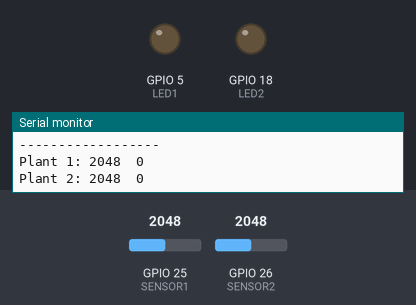
A program run on a simulated ESP32. Parts: output pins drawn as LEDs (lit = HIGH), the last lines printed to the serial monitor. The test bench sets the inputs (shaded band); at power-on: GPIO 26 (SENSOR2) = 2048, GPIO 25 (SENSOR1) = 2048.

Above: at 1.8 s.
1.9 s: GPIO 26 (SENSOR2) set to 2739
3.4 s: GPIO 26 (SENSOR2) set to 2860
At 4.9 s:
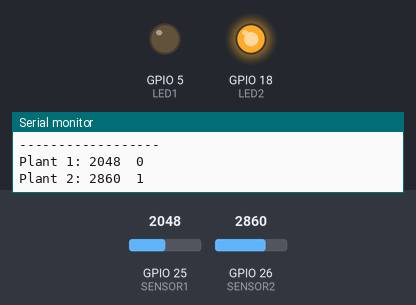
5.5 s: GPIO 25 (SENSOR1) set to 2948
7.2 s: GPIO 25 (SENSOR1) set to 3065
At 9.2 s:
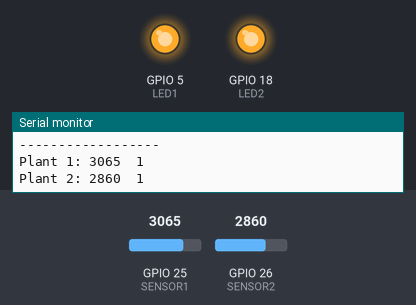
9.5 s: GPIO 26 (SENSOR2) set to 2760
At 10.8 s:
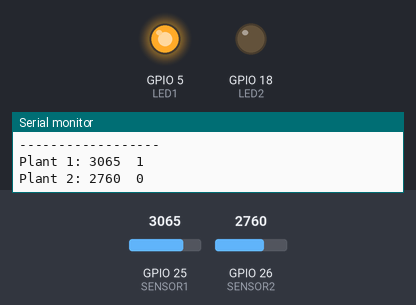
11.5 s: GPIO 26 (SENSOR2) set to 2840
At 12.4 s:
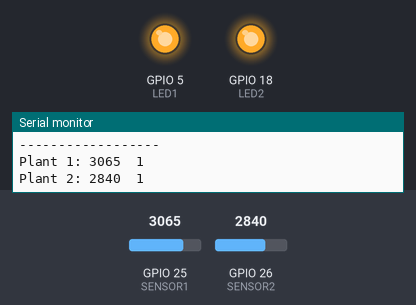
Timing chart, 0 to 14.5 s (numbered marks = the images above; inputs shaded):
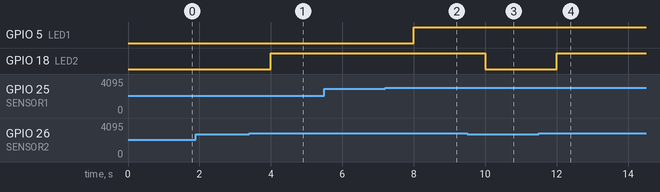

The program:

main.cpp
```cpp
#include <Arduino.h>

// define pin numbers
const int SENSOR1 = 25;
const int SENSOR2 = 26;
const int LED1 = 5;
const int LED2 = 18;

// define threshold values for plant dryness - might need further testing and optimization
const int PLANT1_THRESHOLD = 3000;
const int PLANT2_THRESHOLD = 2800;

void setup() {
  pinMode(LED1, OUTPUT);
  pinMode(LED2, OUTPUT);
  Serial.begin(9600);
}

void loop() {
  // read values from sensors
  int plant1Value = analogRead(SENSOR1);
  int plant2Value = analogRead(SENSOR2);

  // determine status of plants
  bool isPlant1Dry = plant1Value > PLANT1_THRESHOLD;
  bool isPlant2Dry = plant2Value > PLANT2_THRESHOLD;

  // control LEDs
  if(isPlant1Dry){
    digitalWrite(LED1, HIGH);
  } else{
    digitalWrite(LED1, LOW);
  }

  if(isPlant2Dry){
    digitalWrite(LED2, HIGH);
  } else{
    digitalWrite(LED2, LOW);
  }

  // log sensor data and plant status to serial output
  Serial.println("------------------");
  Serial.print("Plant 1: ");
  Serial.print(plant1Value);
  Serial.print("  ");
  Serial.println(isPlant1Dry);

  Serial.print("Plant 2: ");
  Serial.print(plant2Value);
  Serial.print("  ");
  Serial.println(isPlant2Dry);

  delay(1000);
}
```

Measured:
- the behaviour switches between 2800 and 2801 on GPIO 26 (SENSOR2) (found by bisection; images 0 and 1)
- the behaviour switches between 3000 and 3001 on GPIO 25 (SENSOR1) (found by bisection; images 1 and 2)
- after the input at 3.4 s, GPIO 18 (LED2): LOW → HIGH after 0.60 s
- after the input at 7.2 s, GPIO 5 (LED1): LOW → HIGH after 0.80 s
- after the input at 9.5 s, GPIO 18 (LED2): HIGH → LOW after 0.51 s
- after the input at 11.5 s, GPIO 18 (LED2): LOW → HIGH after 0.51 s
